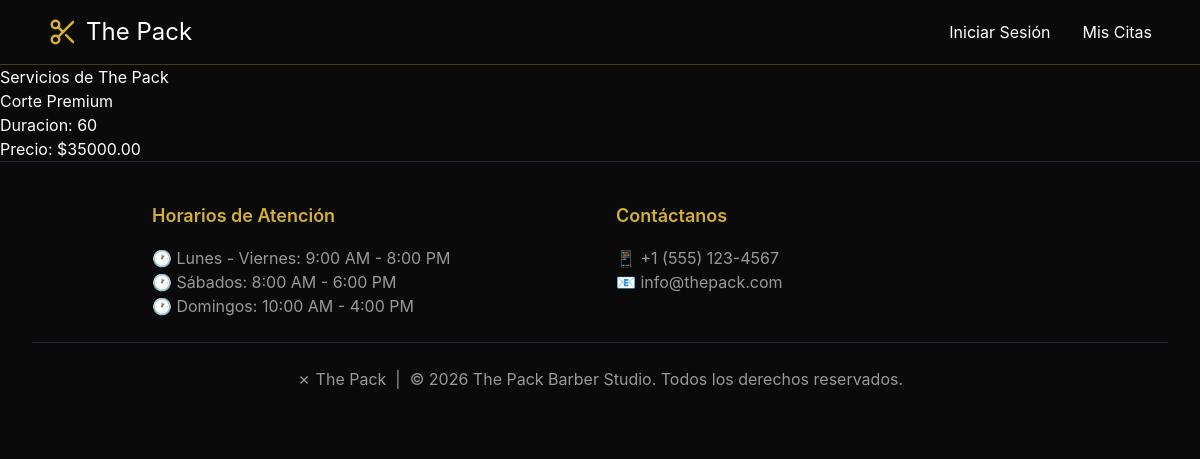
The app's page /servicios/ with its own data.
### servicios/models.py (models this page shows, shortened)
class Servicio(models.Model):
    nombre = models.CharField(max_length=100)  # Requerido
    duracion_min = models.IntegerField(
        blank=True,
        null=True
    )
    precio = models.DecimalField(
        max_digits=8,      # Total de dígitos: ej. 999999.99
        decimal_places=2,  # Dígitos después del punto: ej. .99
        blank=True,
        null=True
    )

### servicios/views.py (the view)
# urls.py: path('', views.lista_servicios, name='lista_servicios')
def lista_servicios(request):
    servicios = Servicio.objects.all()
    return render(request, 'servicios/lista.html', {'servicios':servicios})

### templates/servicios/lista.html (shortened to what this page needs)
{% extends "base.html" %}
{% block content %}
    <h1>Servicios de The Pack</h1>
    {% for servicio in servicios %}
        <div>
            <h2>{{ servicio.nombre }}</h2>
            <p>Duracion: {{ servicio.duracion_min }}</p>
            <p>Precio: ${{ servicio.precio }}</p>
        </div>
    {% empty %}
        <p>No hay Servicios registrados.</p>
    {% endfor %}
{% endblock %}

### records on screen
Servicio: nombre "Corte Premium", duracion_min "60", precio "35000.00"
